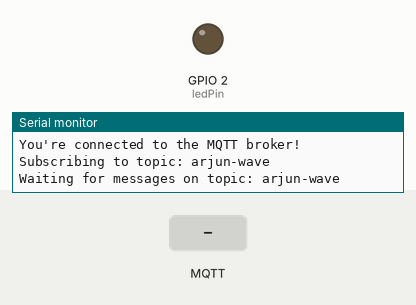
Bench run of a sketch on a simulated ESP8266 (NodeMCU). Shown: output pins drawn as LEDs (lit = HIGH), the last lines printed to the serial monitor. Dashed ring = blinking. The inputs (shaded band) are chosen by the test bench. WiFi joins after 1.5 s; servers stay silent unless stated; no MQTT or app messages arrive unless stated.

Above: at 6.3 s.
6.4 s: MQTT message "1" arrives on the first subscribed topic
At 6.5 s:
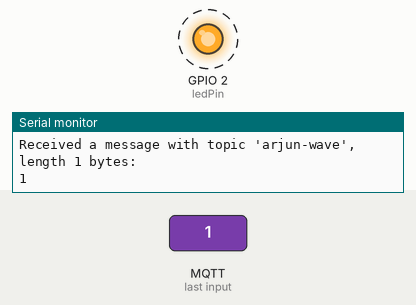
9.4 s: MQTT message "on" arrives on the first subscribed topic
At 11.2 s:
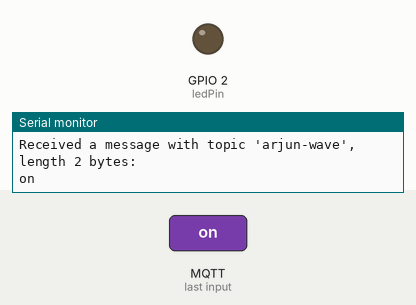
12.4 s: MQTT message "off" arrives on the first subscribed topic
At 12.5 s:
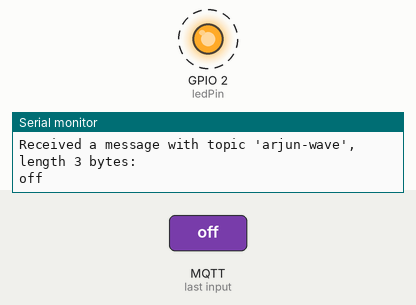
Timing chart, 0 to 15.4 s (numbered marks = the images above; inputs shaded):
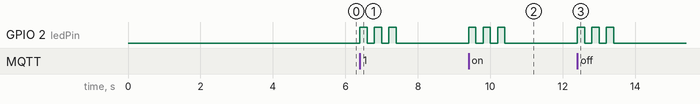

Measured:
- after the input at 6.4 s, GPIO 2 (ledPin): alternates HIGH for 0.20 s and LOW for 0.20 s, 6 changes in all, then stays LOW, starting at once
- after the input at 9.4 s, GPIO 2 (ledPin): alternates HIGH for 0.20 s and LOW for 0.20 s, 6 changes in all, then stays LOW, starting at once
- after the input at 12.4 s, GPIO 2 (ledPin): alternates HIGH for 0.20 s and LOW for 0.20 s, 6 changes in all, then stays LOW, starting at once

The sketch:

buddysubscribe.ino
```cpp
//SIT210 : Embedded Systems Development
//Task3.3D by Arjun

#include <ArduinoMqttClient.h>
#if defined(ARDUINO_SAMD_MKRWIFI1010) || defined(ARDUINO_SAMD_NANO_33_IOT) || defined(ARDUINO_AVR_UNO_WIFI_REV2)
#include <WiFiNINA.h>
#elif defined(ARDUINO_SAMD_MKR1000)
#include <WiFi101.h>
#elif defined(ARDUINO_ARCH_ESP8266)
#include <ESP8266WiFi.h>
#elif defined(ARDUINO_ARCH_ESP32)
#include <WiFi.h>
#endif

// Wi-Fi and MQTT connection details
char wifiSSID[] = "Arjun's galaxyA31";    // Wi-Fi network SSID
char wifiPassword[] = "mziboo299";        // Wi-Fi password
int ledPin = 2;                           // Pin number for the LED

WiFiClient wifiClient;
MqttClient mqttClient(wifiClient);

const char mqttBroker[] = "mqtt-dashboard.com";  // MQTT broker address
int mqttPort = 1883;                             // MQTT broker port
const char mqttTopic[] = "arjun-wave";            // MQTT topic to subscribe to

void setup() {
  // Initialize serial communication
  Serial.begin(9600);
  pinMode(ledPin, OUTPUT);

  // Attempt to connect to the Wi-Fi network
  Serial.print("Attempting to connect to WPA SSID: ");
  Serial.println(wifiSSID);
  while (WiFi.begin(wifiSSID, wifiPassword) != WL_CONNECTED) {
    // Failed to connect, retry every 5 seconds
    Serial.print(".");
    delay(5000);
  }

  Serial.println("You're connected to the network");
  Serial.println();

  // Attempt to connect to the MQTT broker
  Serial.print("Attempting to connect to the MQTT broker: ");
  Serial.println(mqttBroker);

  if (!mqttClient.connect(mqttBroker, mqttPort)) {
    Serial.print("MQTT connection failed! Error code = ");
    Serial.println(mqttClient.connectError());

    while (1);  // Infinite loop if MQTT connection fails
  }

  Serial.println("You're connected to the MQTT broker!");
  Serial.println();

  // Subscribe to the specified MQTT topic
  Serial.print("Subscribing to topic: ");
  Serial.println(mqttTopic);
  Serial.println();
  mqttClient.subscribe(mqttTopic);

  Serial.print("Waiting for messages on topic: ");
  Serial.println(mqttTopic);
  Serial.println();
}

void loop() {
  int messageSize = mqttClient.parseMessage();
  if (messageSize) {
    // Received an MQTT message
    Serial.print("Received a message with topic '");
    Serial.print(mqttClient.messageTopic());
    Serial.print("', length ");
    Serial.print(messageSize);
    Serial.println(" bytes:");

    // Print the message content
    while (mqttClient.available()) {
      Serial.print((char)mqttClient.read());
    }
    Serial.println();

    // Blink the LED in response to the message
    digitalWrite(ledPin, HIGH);
    delay(200);
    digitalWrite(ledPin, LOW);
    delay(200);
    digitalWrite(ledPin, HIGH);
    delay(200);
    digitalWrite(ledPin, LOW);
    delay(200);
    digitalWrite(ledPin, HIGH);
    delay(200);
    digitalWrite(ledPin, LOW);

    Serial.println();
  }
}
```
